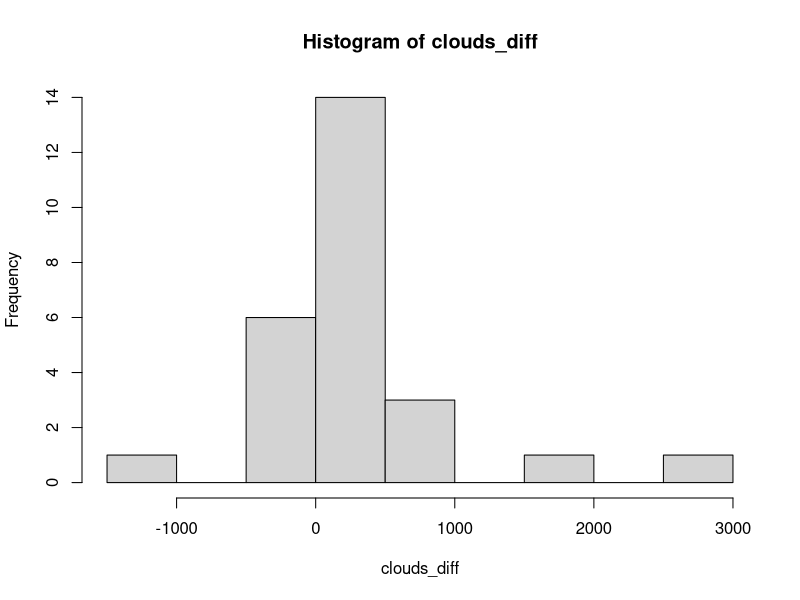
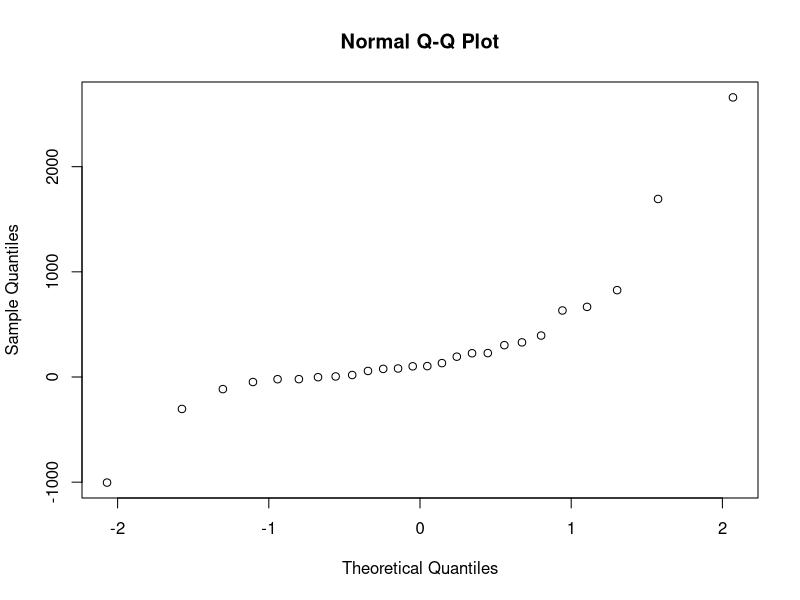

The R script that drew these images, in order:
clouds=read.table("clouds.txt",header=TRUE)

clouds_diff = clouds[,1]-clouds[,2]
hist(clouds_diff)
qqnorm(clouds_diff)
# Data is paired as it arises from the same individual (cloud) at different points in time.

# Two-paired test
t.test(clouds[,1],clouds[,2],paired=TRUE)
# According to a paired t-test, silver nitrate does have an effect,
# giving a confidence interval of difference of (8, 547)
# As it is a confidence interval with positive values, silver nitrate would result in more rain.

# Mann-Whitney test
wilcox.test(clouds[,1],clouds[,2])
# p-value = 0.01383
# As the p-value is low, we can reject the hypothesis that seeded and unseeded clouds come from the same population.
# This means that there is certainly a different between clouds with silver nitrate and without it.
# Underlying distribution of seeded clouds is shifted to the right from that of unseeded.
# (i.e. seeded clouds have bigger values than unseeded)

# Kolmogorov-Smirnov test
ks.test(clouds[,1],clouds[,2])
# Again, p-value is low and therefore the samples come from different populations, being the mean of seeded clouds higher than those unseeded.






# 2.
sqrt_clouds_1 = sqrt(clouds[,1])
sqrt_clouds_2 = sqrt(clouds[,2])
t.test(sqrt_clouds_1,sqrt_clouds_2,paired=TRUE)
# confidence interval is now smaller, but hypothesis is still rejected, with an even smaller p-value.
wilcox.test(sqrt_clouds_1,sqrt_clouds_2)
# p-value and W is the same as in the previous Mann-Whitney test
ks.test(sqrt_clouds_1,sqrt_clouds_2)
# We also get exactly the same value as in the previous Kolgomorov-Smirnov test.

# 3.
sqrt_clouds_1 = sqrt(sqrt_clouds_1)
sqrt_clouds_2 = sqrt(sqrt_clouds_2)
t.test(sqrt_clouds_1,sqrt_clouds_2,paired=TRUE)
wilcox.test(sqrt_clouds_1,sqrt_clouds_2)
ks.test(sqrt_clouds_1,sqrt_clouds_2)
# Mann-Whitney and Kolgomorov still give the same exact result, while Two-Paired test gives an even smaller confidence interval, although the p-value has also decreased significantly.